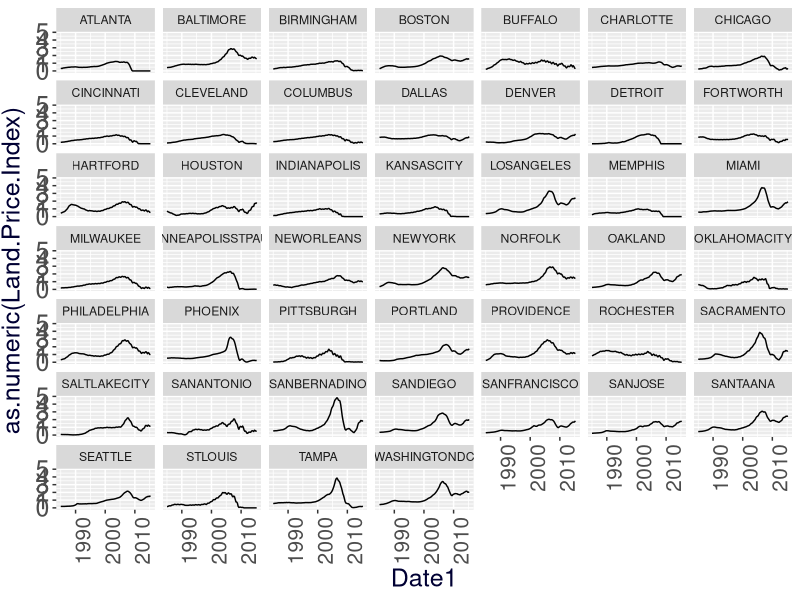
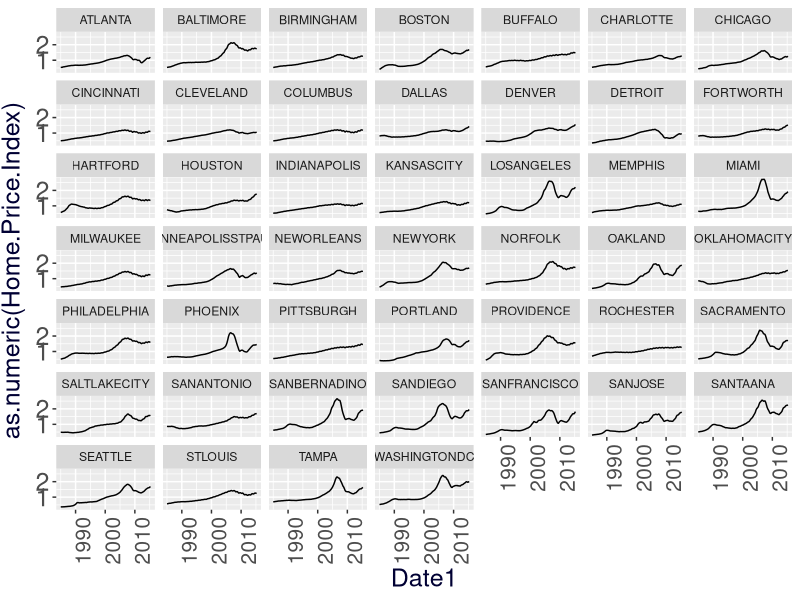
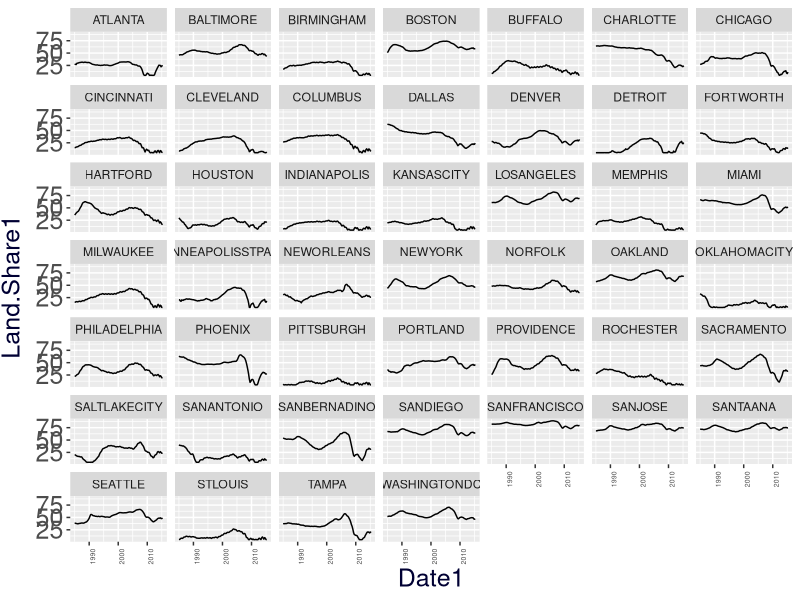
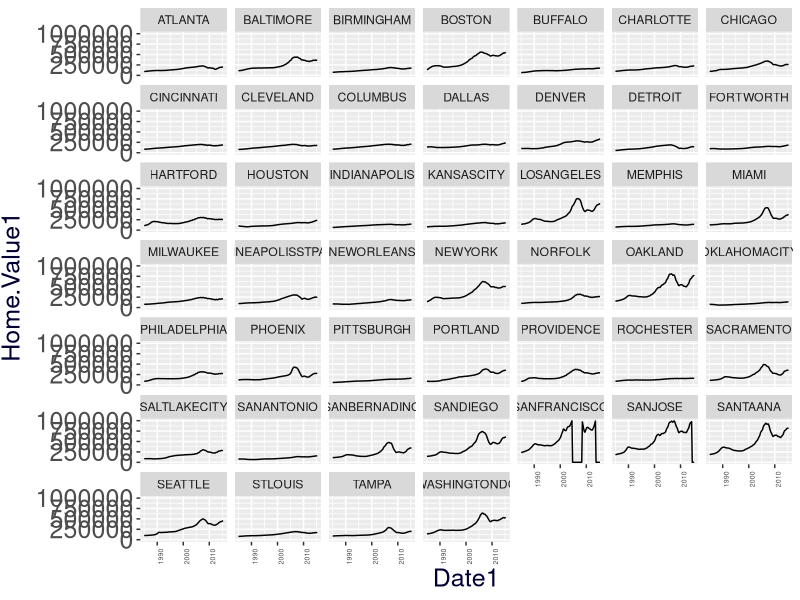
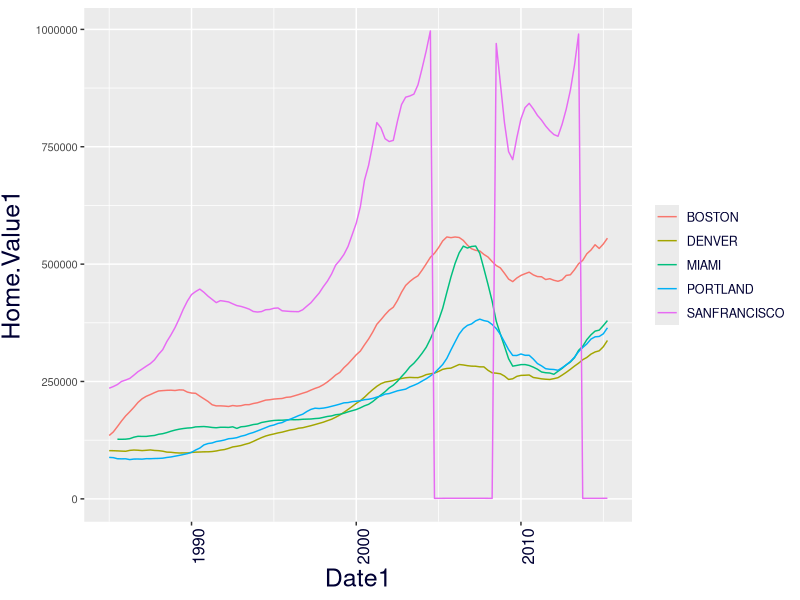
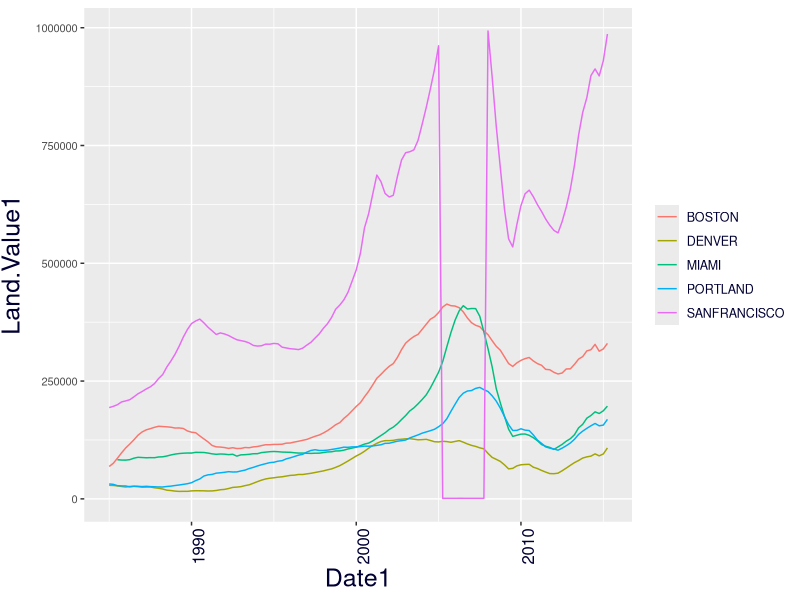
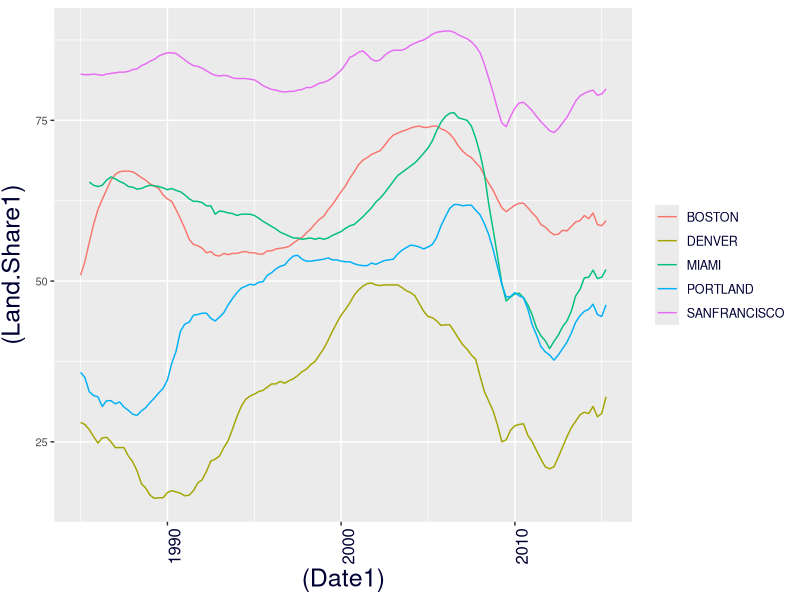
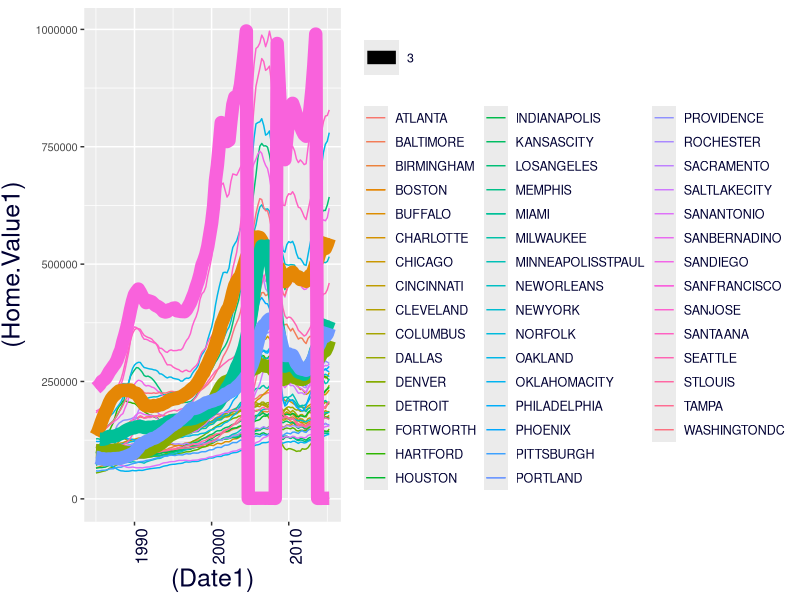

Here is the R script that generated these plots, in order:

library("ggplot2")
allcities <- read.csv("landdata-msas-2015q1.csv")

# Remove the "$" sign and the commas in between numbers and then converting the resulting number as numeric type data instead of a string.
for(i in 1:length(allcities$Home.Value)) {
  b <- as.vector(strsplit(as.character(allcities$Home.Value[i]), "$", fixed = TRUE))
  allcities$Home.Value1[i] <- b[[1]][2]
}
for(i in 1:length(allcities$Home.Value1)) {
  b <- as.vector(strsplit(as.character(allcities$Home.Value1[i]), ",", fixed = TRUE))
  allcities$Home.Value1[i] <- paste(b[[1]][1], b[[1]][2], sep = "")
}
allcities$Home.Value1 <- as.numeric(allcities$Home.Value1)

for(i in 1:length(allcities$Land.Value)) {
  b <- as.vector(strsplit(as.character(allcities$Land.Value[i]), "$", fixed = TRUE))
  allcities$Land.Value1[i] <- b[[1]][2]
}
for(i in 1:length(allcities$Land.Value1)) {
  b <- as.vector(strsplit(as.character(allcities$Land.Value1[i]), ",", fixed = TRUE))
  allcities$Land.Value1[i] <- paste(b[[1]][1], b[[1]][2], sep = "")
}
allcities$Land.Value1 <- as.numeric(allcities$Land.Value1)


for(i in 1:length(allcities$Date)) {
  b <- as.vector(strsplit(as.character(allcities$Date[i]), "Q", fixed = TRUE))
  allcities$Date1[i] <- as.numeric(b[[1]][1]) + (as.numeric(b[[1]][2])*0.25) 
}


for(i in 1:length(allcities$Land.Share..Pct.)) {
  b <- as.vector(strsplit(as.character(allcities$Land.Share..Pct.[i]), "%", fixed = TRUE))
  allcities$Land.Share1[i] <- b[[1]][1]
}
for(i in 1:length(allcities$Land.Share1)) {
  b <- as.vector(strsplit(as.character(allcities$Land.Share1[i]), ".", fixed = TRUE))
  allcities$Land.Share1[i] <- paste(b[[1]][1], b[[1]][2], sep = "")
}
allcities$Land.Share1 <- as.numeric(allcities$Land.Share1)/10

portland <- subset(allcities, MSA=="PORTLAND" | MSA=="DENVER" | MSA=="BOSTON" | MSA=="SANFRANCISCO" | MSA=="MIAMI" & as.character(Date)>"1985Q1")




ggplot(data=allcities, aes(Date1, as.numeric(Land.Price.Index))) + geom_line() + 
  theme(
    plot.title = element_text(size=20, face="bold", vjust=3), 
    axis.text.x = element_text(size=15, angle = 90, hjust = 1), 
    axis.text.y = element_text(size=18), 
    axis.title.x = element_text(color="#000033", size=18), 
    axis.title.y = element_text(color="#000033", size=18, vjust=2),
    legend.title=element_blank(),
    legend.text = element_text(colour="#000033", size = 9)
  ) + facet_wrap(~MSA)


ggplot(data=allcities, aes(Date1, as.numeric(Home.Price.Index))) + geom_line() + 
  theme(
    plot.title = element_text(size=20, face="bold", vjust=3), 
    axis.text.x = element_text(size=15, angle = 90, hjust = 1), 
    axis.text.y = element_text(size=18), 
    axis.title.x = element_text(color="#000033", size=18), 
    axis.title.y = element_text(color="#000033", size=18, vjust=2),
    legend.title=element_blank(),
    legend.text = element_text(colour="#000033", size = 9)
  ) + facet_wrap(~MSA)

ggplot(data=allcities, aes(Date1, Land.Share1)) + geom_line() + 
  theme(
    plot.title = element_text(size=20, face="bold", vjust=3), 
    axis.text.x = element_text(size=5, angle = 90, hjust = 1), 
    axis.text.y = element_text(size=18), 
    axis.title.x = element_text(color="#000033", size=18), 
    axis.title.y = element_text(color="#000033", size=18, vjust=2),
    legend.title=element_blank(),
    legend.text = element_text(colour="#000033", size = 9)
  ) + facet_wrap(~MSA)



ggplot(data=allcities, aes(Date1, Home.Value1)) + geom_line() + 
  theme(
    plot.title = element_text(size=20, face="bold", vjust=3), 
    axis.text.x = element_text(size=5, angle = 90, hjust = 1), 
    axis.text.y = element_text(size=18), 
    axis.title.x = element_text(color="#000033", size=18), 
    axis.title.y = element_text(color="#000033", size=18, vjust=2),
    legend.title=element_blank(),
    legend.text = element_text(colour="#000033", size = 9)
  ) + facet_wrap(~MSA)

ggplot(data=portland, aes(Date1, Home.Value1)) + geom_line(aes(color=MSA)) + 
  theme(
    plot.title = element_text(size=20, face="bold", vjust=3, color="#000033"), 
    axis.text.x = element_text(size=12, angle = 90, hjust = 1, color="#000033"), 
    axis.text.y = element_text(size=8), 
    axis.title.x = element_text(color="#000033", size=18), 
    axis.title.y = element_text(color="#000033", size=18, vjust=2),
    legend.title=element_blank(),
    legend.text = element_text(colour="#000033", size = 9)
  ) 

ggplot(data=portland, aes(Date1, Land.Value1)) + geom_line(aes(color=MSA)) + 
  theme(
    plot.title = element_text(size=20, face="bold", vjust=3, color="#000033"), 
    axis.text.x = element_text(size=12, angle = 90, hjust = 1, color="#000033"), 
    axis.text.y = element_text(size=8), 
    axis.title.x = element_text(color="#000033", size=18), 
    axis.title.y = element_text(color="#000033", size=18, vjust=2),
    legend.title=element_blank(),
    legend.text = element_text(colour="#000033", size = 9)
  ) 

ggplot(data=portland, aes((Date1), (Land.Share1))) + geom_line(stat="identity", aes(color=MSA)) + 
  theme(
    plot.title = element_text(size=20, face="bold", vjust=3, color="#000033"), 
    axis.text.x = element_text(size=12, angle = 90, hjust = 1, color="#000033"), 
    axis.text.y = element_text(size=8), 
    axis.title.x = element_text(color="#000033", size=18), 
    axis.title.y = element_text(color="#000033", size=18, vjust=2),
    legend.title=element_blank(),
    legend.text = element_text(colour="#000033", size = 9)
  ) 



g <- ggplot(data=allcities, aes((Date1), (Home.Value1))) + geom_line(stat="identity", aes(color=MSA)) + 
  theme(
    plot.title = element_text(size=20, face="bold", vjust=3, color="#000033"), 
    axis.text.x = element_text(size=12, angle = 90, hjust = 1, color="#000033"), 
    axis.text.y = element_text(size=8), 
    axis.title.x = element_text(color="#000033", size=18), 
    axis.title.y = element_text(color="#000033", size=18, vjust=2),
    legend.title=element_blank(),
    legend.text = element_text(colour="#000033", size = 9)
  ) 

g + geom_line(data=portland, aes(color=MSA, size=3))

g + geom_text(size = 3, aes(label=MSA))
